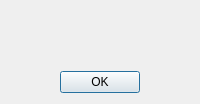
<?xml version="1.0" encoding="UTF-8"?>
<ui version="4.0">
 <class>CAboutDlg</class>
 <widget class="QDialog" name="CAboutDlg">
  <property name="windowModality">
   <enum>Qt::NonModal</enum>
  </property>
  <property name="windowTitle">
   <string>About WSJT-X</string>
  </property>
  <layout class="QVBoxLayout" name="verticalLayout">
   <item>
    <layout class="QHBoxLayout" name="horizontalLayout_2">
     <item>
      <widget class="QLabel" name="labelTxt">
       <property name="text">
        <string/>
       </property>
       <property name="alignment">
        <set>Qt::AlignCenter</set>
       </property>
       <property name="openExternalLinks">
        <bool>true</bool>
       </property>
      </widget>
     </item>
    </layout>
   </item>
   <item>
    <spacer name="verticalSpacer">
     <property name="orientation">
      <enum>Qt::Vertical</enum>
     </property>
     <property name="sizeHint" stdset="0">
      <size>
       <width>20</width>
       <height>40</height>
      </size>
     </property>
    </spacer>
   </item>
   <item>
    <layout class="QHBoxLayout" name="horizontalLayout">
     <item>
      <spacer name="horizontalSpacer">
       <property name="orientation">
        <enum>Qt::Horizontal</enum>
       </property>
       <property name="sizeHint" stdset="0">
        <size>
         <width>40</width>
         <height>20</height>
        </size>
       </property>
      </spacer>
     </item>
     <item>
      <widget class="QPushButton" name="okButton">
       <property name="text">
        <string>OK</string>
       </property>
      </widget>
     </item>
     <item>
      <spacer name="horizontalSpacer_2">
       <property name="orientation">
        <enum>Qt::Horizontal</enum>
       </property>
       <property name="sizeHint" stdset="0">
        <size>
         <width>40</width>
         <height>20</height>
        </size>
       </property>
      </spacer>
     </item>
    </layout>
   </item>
  </layout>
 </widget>
 <resources/>
 <connections>
  <connection>
   <sender>okButton</sender>
   <signal>clicked()</signal>
   <receiver>CAboutDlg</receiver>
   <slot>accept()</slot>
   <hints>
    <hint type="sourcelabel">
     <x>321</x>
     <y>120</y>
    </hint>
    <hint type="destinationlabel">
     <x>186</x>
     <y>71</y>
    </hint>
   </hints>
  </connection>
 </connections>
</ui>
